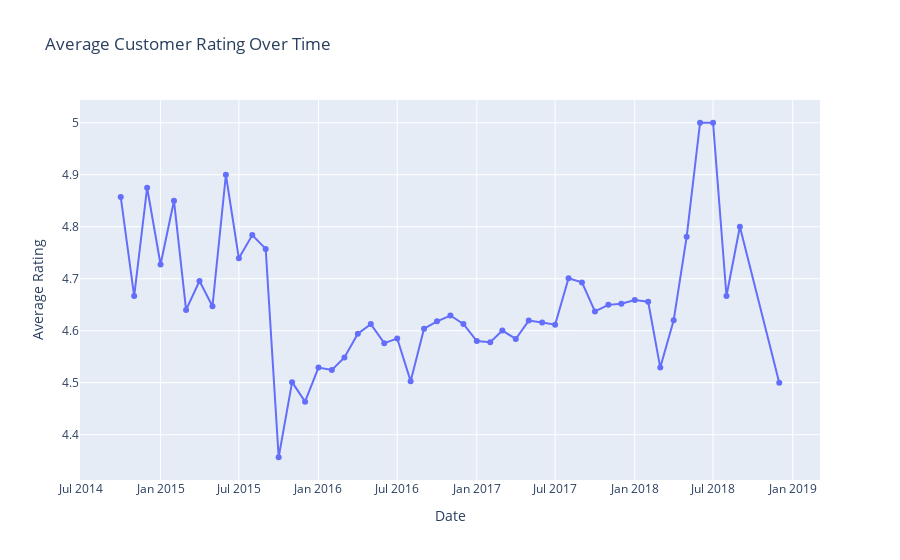

The cell this chart's notebook holds for it:
### Markdown cell above
#### Fig2. Average Customer Rating Over Time

### Code cell
df_cleaned['reviews.date'] = pd.to_datetime(df_cleaned['reviews.date'])

# Extract month and year, and sort the data by date
df_cleaned['month_year'] = df_cleaned['reviews.date'].dt.tz_localize(None).dt.to_period('M')
monthly_ratings = df_cleaned.groupby('month_year')['reviews.rating'].mean().reset_index()
monthly_ratings = monthly_ratings.sort_values('month_year')

# Convert 'month_year' back to datetime for plotting
monthly_ratings['month_year'] = monthly_ratings['month_year'].dt.to_timestamp()

# Create the line plot
fig = go.Figure(data=go.Scatter(x=monthly_ratings['month_year'], y=monthly_ratings['reviews.rating'], mode='lines+markers'))

# Customize the layout
fig.update_layout(
    title='Average Customer Rating Over Time',
    xaxis_title='Date',
    yaxis_title='Average Rating'
)

# Show the plot
fig.show()
